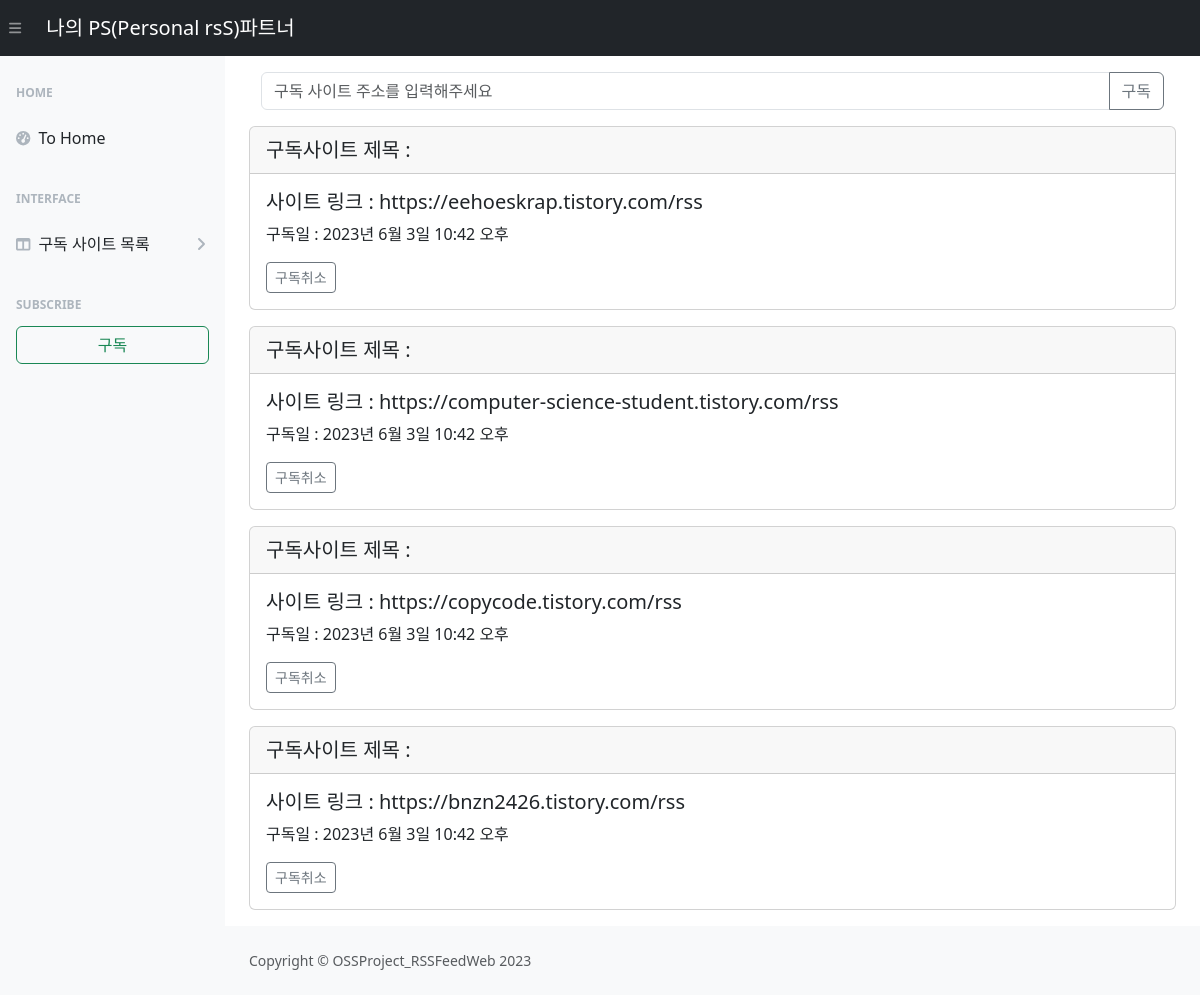
The page /sub/ on the database as committed earlier.
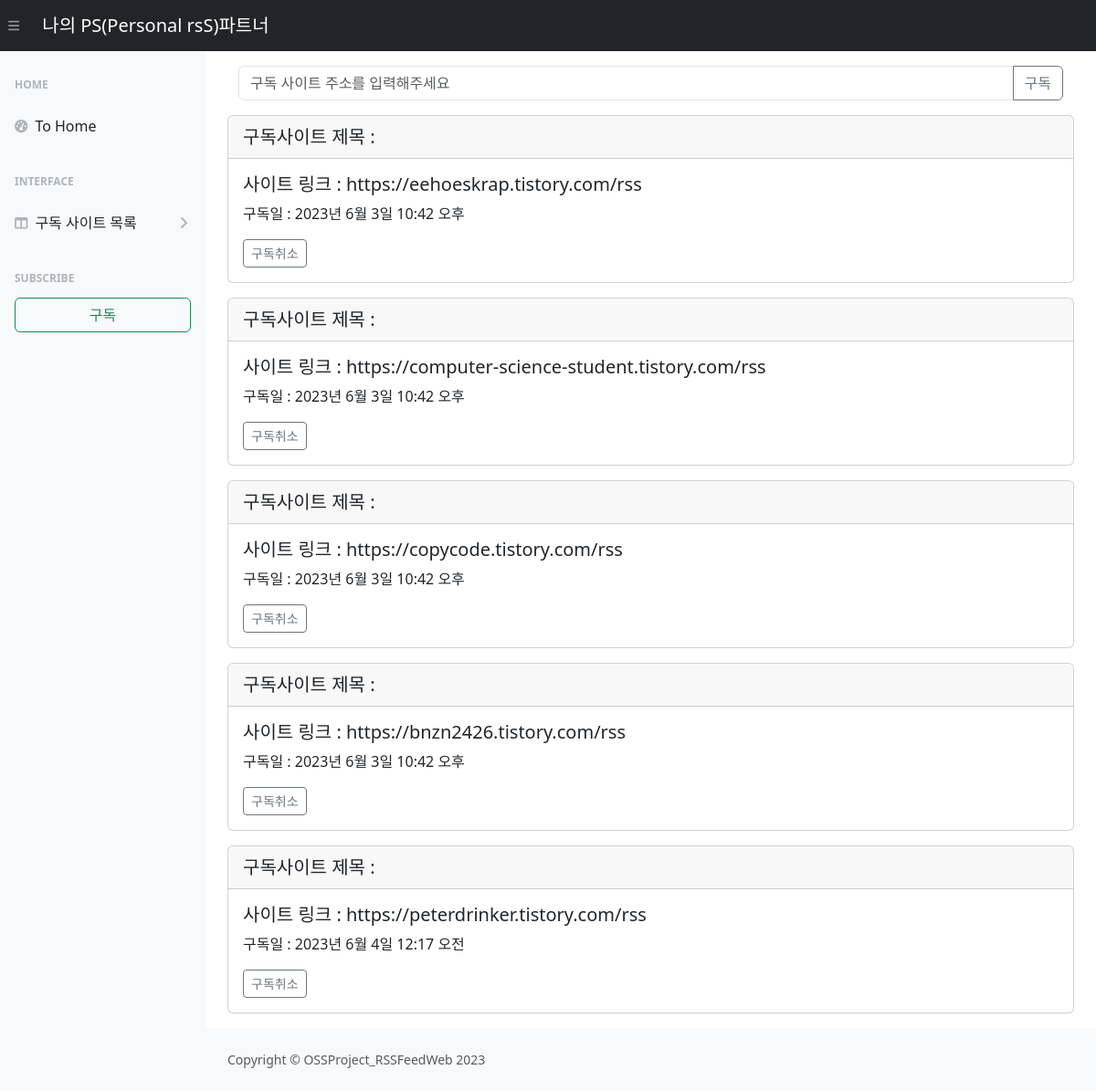
The same page on the database as committed later.
### RssFeedWeb/models.py (models this page shows)
class subsData(models.Model):
    link = models.URLField(unique=True)
    date = models.DateTimeField(auto_now_add=True)

### RssFeedWeb/views.py (the view)
# urls.py: path('sub/',views.sub,name='sub'),
@csrf_protect
def sub(request):
    url = subsData.objects.all()
    result = []
    for sub in url:
        rss_Url = sub.link
        subList = feedparser.parse(rss_Url)
        result.append(subList)
    if request.method == 'POST':
        form = SubscribeForm(request.POST)
        if form.is_valid():
            print(form.cleaned_data)
            form.save()
            return redirect('https://rss-feed-web.fly.dev/sub/')    #배포 서버용
        else:
            print(form.errors)  # 폼 에러 출력
    else:
        form = SubscribeForm()
    sub_list = subsData.objects.all()
    return render(request, 'RssFeedWeb/sub.html', {'form': form, 'sub_list': sub_list, "result": result, "url": url})

### RssFeedWeb/forms.py (shortened to what this page needs)
class SubscribeForm(forms.ModelForm):
    link = forms.CharField(max_length=200, required=False)
    class Meta:
        model = subsData
        fields = ['link', 'date']
        exclude = ['date']
        widgets = {
            'date': forms.DateTimeInput(attrs={'class': 'form-control'}),
        }
    def __init__(self, *args, **kwargs):
        super().__init__(*args, **kwargs)
        self.fields['link'].required = False  # link 필드를 선택 사항으로 설정

### templates/RssFeedWeb/sub.html (shortened to what this page needs)
<!DOCTYPE html>
<html>
<head>
    {% load static %}
    <link rel="stylesheet" type="text/css" href="{% static 'styles.css' %}">
    <link href="https://cdn.jsdelivr.net/npm/bootstrap@5.3.0-alpha3/dist/css/bootstrap.min.css" rel="stylesheet"
>
</head>
<body>
<nav class="sb-topnav navbar navbar-expand navbar-dark bg-dark">
    <button class="btn btn-link btn-sm order-1 order-lg-0 me-4 me-lg-0" id="sidebarToggle" href="#!"><i
            class="fas fa-bars"></i></button>
    <a class="navbar-brand ps-3" href="{%url 'rss_feed'%}">나의 PS(Personal rsS)파트너</a>
    <a class="btn btn-default mx-auto"></a>
</nav>
<div id="layoutSidenav">
    <div id="layoutSidenav_nav">
        <nav class="sb-sidenav accordion sb-sidenav-light" id="sidenavAccordion">
            <div class="sb-sidenav-menu">
                <div class="nav">
                    <div class="sb-sidenav-menu-heading">Home</div>
                    <a class="nav-link" href="{%url 'rss_feed'%}">
                        <div class="sb-nav-link-icon"><i class="fas fa-tachometer-alt"></i></div>
                        To Home
                    </a>
                    <div class="sb-sidenav-menu-heading">Interface</div>
                    <a class="nav-link collapsed" href="#" data-bs-toggle="collapse" data-bs-target="#collapseLayouts"
                       aria-expanded="false" aria-controls="collapseLayouts">
                        <div class="sb-nav-link-icon"><i class="fas fa-columns"></i></div>
                        구독 사이트 목록
                        <div class="sb-sidenav-collapse-arrow"><i class="fas fa-angle-down"></i></div>
                    </a>
                    <div class="sb-sidenav-menu-heading">subscribe</div>
                    <a href="{%url 'sub'%}" class="btn btn-outline-success mx-3" role="button">구독</a>
                </div>
            </div>
        </nav>
    </div>
    <div id="layoutSidenav_content">
        <main>
            <div class="container-fluid px-4">
                <div class="container">
                    <form method="post" action="{% url 'sub' %}" class="my-3">
                        <div class="input-group mb-3">
                            <input type="text" class="form-control" placeholder="구독 사이트 주소를 입력해주세요" aria-label="subscribe_textview" aria-describedby="button-addon2" name="link" value="{{ form.link.value|default_if_none:'' }}">
                            <button class="btn btn-outline-secondary" type="submit" id="button-addon2">구독</button>
                        </div>
                    </form>
                </div>
                {% for subsData in sub_list %}
                 <div class="card mb-3">
                    {% for result in result %}
                            {% if forloop.parentloop.counter == forloop.counter %}
                                <a href="{{ feed.feed.link }}" class="card-header fs-5 text-decoration-none">구독사이트 제목 : &nbsp;{{ result.feed.title }}</a>
                                <div class="card-body">
                                 <h5 class="card-title">사이트 링크 : {{ subsData.link }}</h5>
                                <p class="card-text">구독일 : {{ subsData.date }}</p>
                                <a href="javascript:void(0)" class="delete btn btn-sm btn-outline-secondary"
                                 data-uri="{% url 'RSS_Del' subsData.id  %}">구독취소</a>
                                </div>
                            {% endif %}
                    {% endfor %}
                </div>
                {% endfor %}
            </div>
        </main>
        <footer class="py-4 bg-light mt-auto">
            <div class="container-fluid px-4">
                <div class="d-flex align-items-center justify-content-between small">
                    <div class="text-muted">Copyright &copy; OSSProject_RSSFeedWeb 2023</div>
                </div>
            </div>
        </footer>
    </div>
</div>
</body>
</html>

Rows that differ between the two databases and show on the page:
added subsData: link "https://peterdrinker.tistory.com/rss", date "2023년 6월 4일 12:17 오전"
